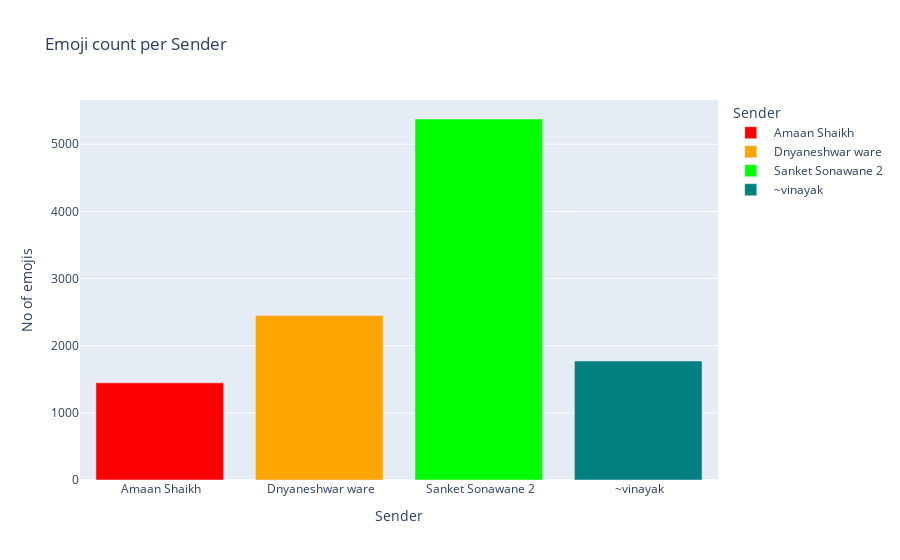

Notebook code for this chart:
### Code cell
send = messages_df.groupby('Sender').sum()
send.reset_index(inplace=True)
fig4 = px.bar(send, x='Sender', y='emoji_count', title="Emoji count per Sender", color="Sender", color_discrete_sequence=["red","orange","lime","teal"])
fig4.update_xaxes(title_text='Sender')
fig4.update_yaxes(title_text='No of emojis')

fig4.update_layout(uniformtext_minsize=8, uniformtext_mode='hide')
fig4.show()

### Figure 1 — Plotly figure (JSON) as saved in the notebook; plotly's stock layout.template omitted (floating-point values rounded to 4 significant figures)
{"data": [{"alignmentgroup": "True", "hovertemplate": "Sender=%{x}<br>emoji_count=%{y}<extra></extra>", "legendgroup": " Amaan Shaikh", "marker": {"color": "red"}, "name": " Amaan Shaikh", "offsetgroup": " Amaan Shaikh", "orientation": "v", "showlegend": true, "textposition": "auto", "type": "bar", "x": [" Amaan Shaikh"], "xaxis": "x", "y": [1447], "yaxis": "y"}, {"alignmentgroup": "True", "hovertemplate": "Sender=%{x}<br>emoji_count=%{y}<extra></extra>", "legendgroup": " Dnyaneshwar ware", "marker": {"color": "orange"}, "name": " Dnyaneshwar ware", "offsetgroup": " Dnyaneshwar ware", "orientation": "v", "showlegend": true, "textposition": "auto", "type": "bar", "x": [" Dnyaneshwar ware"], "xaxis": "x", "y": [2449], "yaxis": "y"}, {"alignmentgroup": "True", "hovertemplate": "Sender=%{x}<br>emoji_count=%{y}<extra></extra>", "legendgroup": " Sanket Sonawane 2", "marker": {"color": "lime"}, "name": " Sanket Sonawane 2", "offsetgroup": " Sanket Sonawane 2", "orientation": "v", "showlegend": true, "textposition": "auto", "type": "bar", "x": [" Sanket Sonawane 2"], "xaxis": "x", "y": [5376], "yaxis": "y"}, {"alignmentgroup": "True", "hovertemplate": "Sender=%{x}<br>emoji_count=%{y}<extra></extra>", "legendgroup": " ~vinayak", "marker": {"color": "teal"}, "name": " ~vinayak", "offsetgroup": " ~vinayak", "orientation": "v", "showlegend": true, "textposition": "auto", "type": "bar", "x": [" ~vinayak"], "xaxis": "x", "y": [1772], "yaxis": "y"}], "layout": {"autosize": true, "barmode": "relative", "legend": {"title": {"text": "Sender"}, "tracegroupgap": 0}, "title": {"text": "Emoji count per Sender"}, "uniformtext": {"minsize": 8, "mode": "hide"}, "xaxis": {"anchor": "y", "autorange": true, "categoryarray": [" Amaan Shaikh", " Dnyaneshwar ware", " Sanket Sonawane 2", " ~vinayak"], "categoryorder": "array", "domain": [0, 1], "range": [-0.5, 3.5], "title": {"text": "Sender"}, "type": "category"}, "yaxis": {"anchor": "x", "autorange": true, "domain": [0, 1], "range": [0, 5659.0], "title": {"text": "No of emojis"}, "type": "linear"}}}
